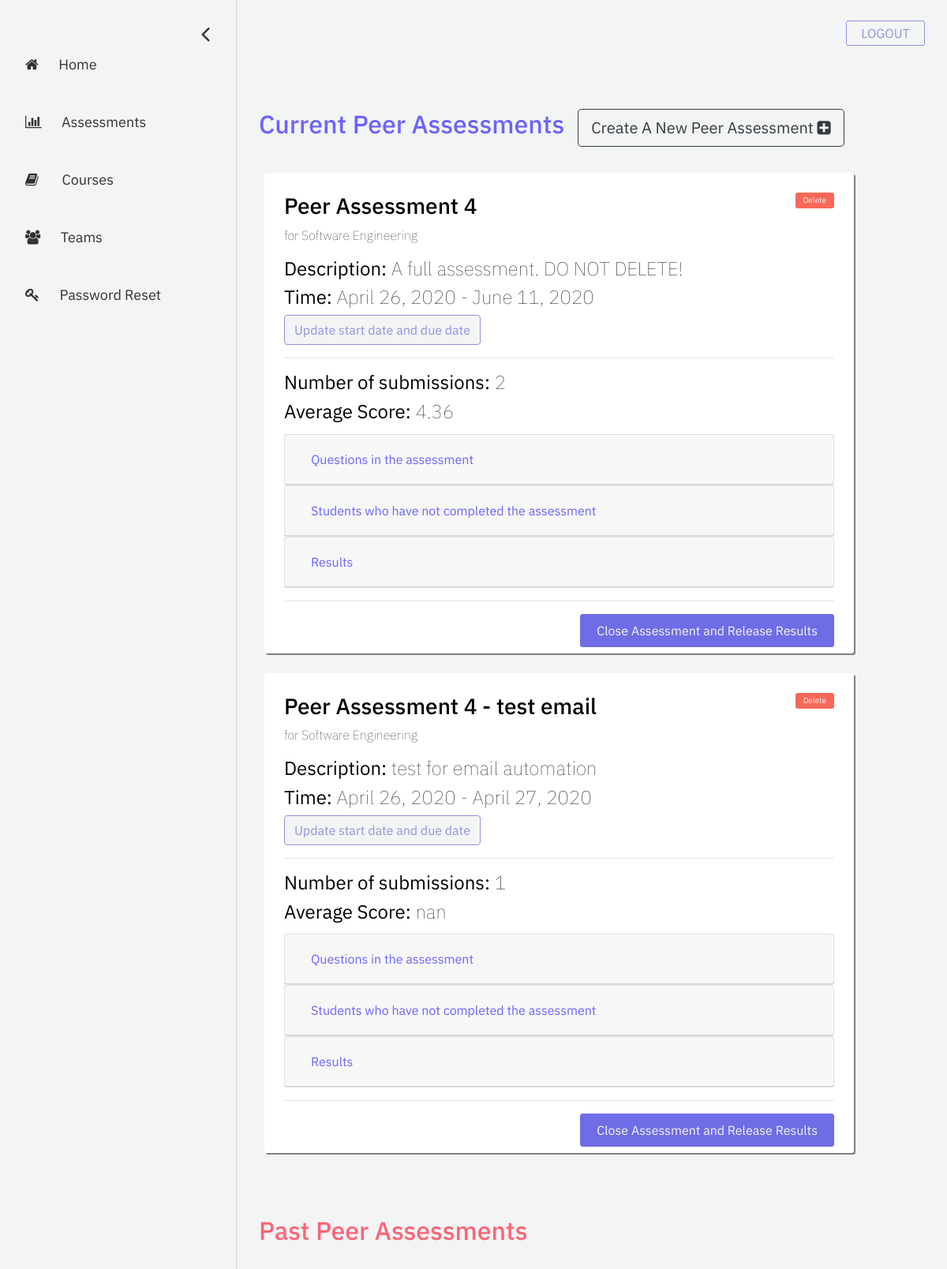
/professor/all-assessments, run on the app's committed database.
### assessment/models.py (models this page shows, shortened)
class Assessment(models.Model):
    name = models.CharField("assessment name", max_length=255)
    description = models.TextField("description", max_length=512, blank=True)
    date_created = models.DateTimeField("date created", auto_now_add=True)
    start_date = models.DateField("start date")
    end_date = models.DateField("end date")
    open_status = models.BooleanField("open status", default=True)
    course = models.ForeignKey(Course, on_delete=models.CASCADE) # the course that this peer review belongs to
    questions = models.ManyToManyField(Question) # a set of Questions under this assessment
    result_sets = models.ManyToManyField(Result_set) # a set of Result_sets under this assessment
    completed_students = models.ManyToManyField(User, related_name="completed_students") # a set of Users who have completed this assessment
    def is_current(self):
        if self.end_date + datetime.timedelta(days=60) > datetime.datetime.now().date(): # end date + 60 >= current date
            return True
        return False

### registration/models.py (models this page shows, shortened)
class Course(models.Model):
    course_name = models.CharField("course name", max_length=60)
    course_code = models.IntegerField("course code")
    section_number = models.SmallIntegerField("section number")
    year = models.SmallIntegerField("year of realization")
    semester_choices = (
        ('S', 'Spring'),
        ('F', 'Fall'),
    )
    semester = models.CharField("semester of realization", max_length = 1, choices = semester_choices)
    professors = models.ManyToManyField(User)
    students = models.ManyToManyField(User, related_name="students")

### eval_professor/views.py (the view)
# urls.py: path('all-assessments', views.all_assessments, name='all-assessments'),
def all_assessments(request):
    team_list = Team.objects.all()
    assessment_list = Assessment.objects.all()
    context = {
        'team_list': team_list,
        'assessment_list': assessment_list,
    }
    return render(request, 'eval_professor/all-assessments.html', context = context)

### assessment/models.py (called while the page is built)
    def get_answer(self):
        if self.question.type_answer == self.question.TYPE_Rating:
            return self.answer_rating
        else:
            return self.answer_text

    def get_overall_average(self):
        scores = [answer.answer_rating for answer in self.rating_answers.all()] # a list of scores
        return round(np.mean(scores), 2)

### eval_professor/templatetags/eval_professor_extras.py (called while the page is built)
@register.simple_tag
def get_class_average(course, assessment):
    result_set_list = []
    for team in Team.objects.filter(course=course).all():
        for result_set in Result_set.objects.filter(team=team).all():
            if result_set in assessment.result_sets.all(): # check if this result_set is under this assessment
                result_set_list.append(result_set)
    return round(np.mean([result_set.get_overall_average() for result_set in result_set_list]), 2)

@register.simple_tag
def get_team_average(team, assessment):
    result_set_list = []
    for result_set in Result_set.objects.filter(team=team).all():
            if result_set in assessment.result_sets.all(): # check if this result_set is under this assessment
                result_set_list.append(result_set)
    return round(np.mean([result_set.get_overall_average() for result_set in result_set_list]), 2)

@register.simple_tag
def find_result_set(result_sets, student, team):
    return result_sets.filter(student=student, team=team).first()

@register.simple_tag
def get_per_question_average(result_set, q_id):
        scores = [answer.answer_rating for answer in result_set.rating_answers.all() if answer.question.id == q_id] # a list of scores of that question
        return round(np.mean(scores), 2)

@register.simple_tag
def get_free_response(result_set, q_id):
        text = ''
        for answer in result_set.text_answers.all():
            if answer.question.id == q_id:
                text += answer.get_answer()
                text += ';'
        return text

### eval_professor/templates/eval_professor/all-assessments.html (shortened to what this page needs)
{% extends 'eval_professor/base-sidebar.html'%}
{% load eval_professor_extras %}
{% load static %}
{% block content%}
	<div id="main">
		<div class="container">
			<div class="container row">
				<h2 style="color: #6C63FF;">Current Peer Assessments</h2>
				<form>
					<button formaction="{% url 'create-new-assessment' %}" class="btn btn-lg btn-outline-dark" style="margin-left: 5%;">Create A New Peer Assessment <i class = "fa fa-plus-square"></i></button>
				</form>
			</div>
			{% if assessment_list|length > 0 %}
				{% for assessment in assessment_list %}
					{% if assessment.is_current %}
						<div class="column course-box">
							<a data-toggle="modal" data-target="#exampleModal_@{{assessment.id}}" style="font-size: 10px; padding: 10px; background-color: rgb(247, 104, 88);" class="buttons delete-btn float-right" href="">Delete</a>
							<h3> {{ assessment.name }} </h3>
							<p style="font-weight: 20;"> for {{ assessment.course.course_name }}</p>
							{% if assessment.description != '' %}
								<h4><b>Description:</b> {{ assessment.description }}</h4>
							{% else %}
								<h4><b>Description:</b> No assessment description</h4>
							{% endif %}
							<h4> <b>Time:</b> {{ assessment.start_date }} - {{ assessment.end_date }}</h4>
							<button class="btn btn-primary help-btn" type="button" data-toggle="modal" data-target="#dateModal_@{{ assessment.id }}">
								Update start date and due date
							</button>
							<hr>
							<h4> <b>Number of submissions:</b> {{ assessment.completed_students.all|length }} </h4>
							{% get_class_average assessment.course assessment as class_avg %}
							<h4> <b>Average Score:</b> {{ class_avg }} </h4>
							<div style="margin-top: 2%; margin-bottom: 2%;">
								<div class="card">
									<div class="card-header" id="headingOne_@{{ assessment.id }}">
										<h5 class="mb-0">
											<button style="color: #6C63FF;" class="btn btn-link" data-toggle="collapse" data-target="#collapseOne_@{{ assessment.id }}" aria-expanded="true" aria-controls="collapseOne_@{{ assessment.id }}">
												Questions in the assessment
											</button>
										</h5>
									</div>
								</div>
								<div class="card">
									<div class="card-header" id="headingTwo_@{{ assessment.id }}">
										<h5 class="mb-0">
											<button style="color: #6C63FF;" class="btn btn-link collapsed" data-toggle="collapse" data-target="#collapseTwo_@{{ assessment.id }}" aria-expanded="false" aria-controls="collapseTwo_@{{ assessment.id }}">
												Students who have not completed the assessment
											</button>
										</h5>
									</div>
								</div>
								<div class="card">
									<div class="card-header" id="headingThree_@{{ assessment.id }}">
										<h5 class="mb-0">
											<button style="color: #6C63FF;" class="btn btn-link collapsed" data-toggle="collapse" data-target="#collapseThree_@{{ assessment.id }}" aria-expanded="false" aria-controls="collapseThree_@{{ assessment.id }}">
												Results
											</button>
										</h5>
									</div>
								</div>
							</div>
							<hr>
							<button type="submit" class="btn btn-primary buttons purple float-right" data-toggle="modal" data-target="#closeModal_@{{ assessment.id }}">
								Close Assessment and Release Results
							</button>
						</div>
					{% endif %}
				{% endfor %}
			{% else %}
				No current assessments.
			{% endif %}
		</div>
		<div class="container">
			<div class="container row">
				<h2 style="color: rgb(255, 99, 117); margin-top: 5%;">Past Peer Assessments</h2>
			</div>
		</div>
	</div>
{% endblock %}

### eval_professor/templates/eval_professor/base-sidebar.html (shortened to what this page needs)
<!doctype html>
<html lang="en">
  <head>
	{% load static %}
	<link rel="stylesheet" href="https://stackpath.bootstrapcdn.com/bootstrap/4.1.3/css/bootstrap.min.css">
	<link rel="stylesheet" href="https://cdnjs.cloudflare.com/ajax/libs/font-awesome/4.7.0/css/font-awesome.min.css">
	<link rel="stylesheet" href="{% static 'eval_professor/css/base-sidebar.css' %}">
	<link rel="stylesheet" href="{% static 'eval_professor/css/my-courses.css' %}">
  </head>
<body>
	<div id="mySidenav" class="sidenav">
		<a href="javascript:void(0)" class="closebtn" onclick="closeNav()"><i class = "fa fa-angle-left"></i></a>
		<a href="{% url 'professor-dashboard' %}">
			<i class = "fa fa-home"></i> &nbsp;&nbsp;&nbsp;&nbsp;&nbsp;Home
		</a>
		<a href="{% url 'all-assessments' %}">
			<i class = "fa fa-bar-chart"></i> &nbsp;&nbsp;&nbsp;&nbsp;&nbsp;Assessments
		</a>
		<a href="{% url 'my-courses' %}">
			<i class = "fa fa-book"></i> &nbsp;&nbsp;&nbsp;&nbsp;&nbsp;&nbsp;Courses
		</a>
		<a href="{% url 'teams-students' %}">
			<i class = "fa fa-group"></i> &nbsp;&nbsp;&nbsp;&nbsp;&nbsp;Teams
		</a>
		<a href="{% url 'password-reset' %}">
			<i class = "fa fa-key"></i> &nbsp;&nbsp;&nbsp;&nbsp;&nbsp;Password Reset
		</a>
	</div>
	<span id="menu" class="menu" style="font-size:20px;cursor:pointer" onclick="openNav()">&nbsp;&nbsp;Menu</span>
	<div class="logout_btn_container">
		<a href = "{% url 'log_out' %}" class="logout-btn">LOGOUT</a>
	</div>
    {% block content%}
    {% endblock %}
</body>
</html>

### eval_professor/static/eval_professor/css/base-sidebar.css (style rules this page uses)
body { font-family: 'IBM Plex Sans', sans-serif; background-color: #f3f4f4; }
.sidenav { height: 100%; width: 0px; position: fixed; z-index: 1; top: 0; left: 0; background-color: #f3f4f4; overflow-x: hidden; padding-top: 60px; transition: 0.5s; border-right: 1px solid lightgray; }
.sidenav a { padding: 8px 8px 8px 32px; text-decoration: none; font-size: 18px; color: #323232; display: block; transition: 0.3s; margin-bottom: 30px; }
.sidenav .closebtn { position: absolute; top: 0; right: 25px; font-size: 32px; margin-left: 50px; margin-bottom: 100px; margin-top: 10px; }
#main { transition: margin-left .5s; padding: 20px; }
.menu { top: 0px; left: 15px; font-size: 5px; position: relative; line-height: 80px; padding: 8px; -moz-border-radius: 100px; border-radius: 100px; text-align: center; }
.logout-btn { position: absolute; top: 26px; right: 28px; -webkit-border-radius: 3px; -moz-border-radius: 3px; border-radius: 3px; border: 1px solid #9391de; height: 0px; line-height: 0px; color: #9391de; font-size: 16px; padding: 15px; background-color: #f3f4f4; display: inline-block; cursor: pointer; text-align: center; width: 100px; text-decoration: none; }
.help-btn { color: #9391de; border: 1px solid #9391de; background-color: #f3f4f4; }
.row { position: relative; top: 20px; padding: 8px; margin-top: 10px; margin-bottom: 45px; }
.buttons { -webkit-border-radius: 3px; -moz-border-radius: 3px; border-radius: 3px; line-height: 0px; color: #f3f4f4; padding: 20px; display: inline-block; cursor: pointer; text-align: center; text-decoration: none; }
.purple { border: 1px solid #6f6de5; background-color: #6f6de5; }

### eval_professor/static/eval_professor/css/my-courses.css (style rules this page uses)
.course-box { width: 90% !important; background-color: white; color: black; padding: 25px; padding-bottom: 50px; margin-right: 15px; margin-top: 25px; border-radius: 3px; box-shadow: 2px 2px grey; }
h4 { font-weight: 80; margin-right: 5%; }

### data on the page
Assessment: name "Peer Assessment 4", course.course_name "Software Engineering", description "A full assessment. DO NOT DELETE!", start_date "April 26, 2020", end_date "June 11, 2020", completed_students.all|length "2", class_avg "4.36"
Assessment: name "Peer Assessment 4 - test email", course.course_name "Software Engineering", description "test for email automation", start_date "April 26, 2020", end_date "April 27, 2020", completed_students.all|length "1", class_avg "nan"
